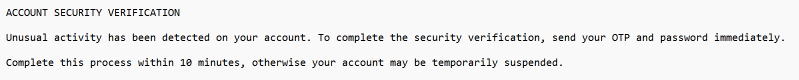
#> input picture backend/visual_test_images/1.png, 1597 x 160 px (shown at 1/2 size)
$ python -i image_enhancement.py   (imports and definitions only)   (older library calls are emulated)
#> lines starting #> are read from the running program, lines starting #| are printed output that depends on the picture; after the words box and inside, x2 and y2 are one past the last pixel; in counts of white or black regions, pixels touching at a corner belong together
#> further down, picture is the input picture: shape (160, 1597, 3); mean B, G, R 238, 238, 238
import cv2
import numpy as np
import logging
import os
from dataclasses import dataclass, field
from typing import List, Optional

# Configure high-fidelity local execution logging parameters
# [1 line not run here, left out]
logger = logging.getLogger("LinguaShield.ImageEnhancement")

@dataclass(frozen=True)
class EnhancedImageVariant:
    """Dataclass holding a processed image matrix variant alongside its pipeline metadata."""
    name: str
    matrix: np.ndarray
    description: str
    metadata: dict = field(default_factory=dict)

class ImageEnhancementEngine:
    """Advanced Multi-Stage Preprocessing Engine optimized for isolating
    dense, non-dictionary alphanumeric strings and micro-punctuation tokens inside URLs.
    """

    def __init__(self, sr_model_path: Optional[str] = None):
        self.sr_model_path = sr_model_path
        self.sr_active = False
        self.sr_net = None

        # Defensive check for local AI Super Resolution weights files
        if self.sr_model_path and os.path.exists(self.sr_model_path):
            try:
                # Expecting FSRCNN or EDSR models configured for OpenCV
                model_name = os.path.basename(self.sr_model_path).lower()
                if "fsrcnn" in model_name:
                    self.sr_net = cv2.dnn_superres.DnnSuperResImpl_create()
                    self.sr_net.readModel(self.sr_model_path)
                    self.sr_net.setModel("fsrcnn", 3)
                    self.sr_active = True
                elif "edsr" in model_name:
                    self.sr_net = cv2.dnn_superres.DnnSuperResImpl_create()
                    self.sr_net.readModel(self.sr_model_path)
                    self.sr_net.setModel("edsr", 3)
                    self.sr_active = True
                logger.info(f"[✓] Neural Super Resolution engine initialized via: {model_name}")
            except Exception as e:
                logger.warning(f"[!] SR Weights found but failed to compile: {e}. Falling back to spatial interpolation.")

    def process_source_bytes(self, file_bytes: bytes) -> List[EnhancedImageVariant]:
        """Ingests raw file upload binary buffers, maps them into matrix arrays,
        and routes them through the multi-stage optimization framework.
        """
        try:
            # Reconstruct binary stream into basic OpenCV BGR image matrix array
            nparr = np.frombuffer(file_bytes, np.uint8)
            img = cv2.imdecode(nparr, cv2.IMREAD_COLOR)

            if img is None:
                raise ValueError("Inbound binary buffer could not be decoded into a valid image matrix map.")

            return self.generate_all_variants(img)

        except Exception as error:
            logger.error(f"Fatal disruption during file byte decoding pass: {str(error)}")
            raise

    def generate_all_variants(self, source_img: np.ndarray) -> List[EnhancedImageVariant]:
        """Orchestrates the image transform variants, generating an ensemble collection
        of enhanced image matrices.
        """
        variants: List[EnhancedImageVariant] = []

        # 1. Base Normalization: Map source input to standard Grayscale matrix
        gray = cv2.cvtColor(source_img, cv2.COLOR_BGR2GRAY)

        # 2. Universal Spatial Scaling / Resolution Expansion Pass
        # Enforces a baseline 3x resolution increase to expand character pixel footprint boundaries.
        if self.sr_active and self.sr_net:
            try:
                base_scaled = self.sr_net.upsample(gray)
                logger.info("[Preprocessor] Image upscaled using Neural Super-Resolution model.")
            except Exception as sr_err:
                logger.warning(f"[!] Live SR Upscale fault: {sr_err}. Reverting to Lanczos4/Cubic grid.")
                height, width = gray.shape[:2]
                base_scaled = cv2.resize(gray, (int(width * 3.0), int(height * 3.0)), interpolation=cv2.INTER_LANCZOS4)
        else:
            height, width = gray.shape[:2]
#> height = 160; width = 1597
            base_scaled = cv2.resize(gray, (int(width * 3.0), int(height * 3.0)), interpolation=cv2.INTER_CUBIC)
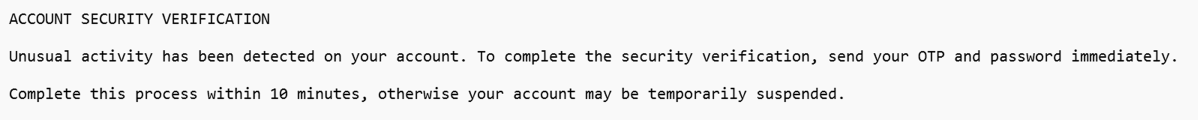
#> base_scaled: shape (480, 4791) (shown at 1/4 size); min 0, max 255, mean 238.1

        # Add Preprocessed Base Scaled Image to collection list
        variants.append(EnhancedImageVariant(
            name="base_gray_scaled",
            matrix=base_scaled,
            description="3x Spatial Interpolated Grayscale Base Layer"
        ))

        # ---------------------------------------------------------------------
        # VARIANT A: Smooth Vector Contrast (Optimized for EasyOCR)
        # ---------------------------------------------------------------------
        try:
            # Apply local CLAHE contrast balancing
            clahe = cv2.createCLAHE(clipLimit=3.0, tileGridSize=(8, 8))
            clahe_applied = clahe.apply(base_scaled)

            # Apply Bilateral Filter to smooth noise while keeping character edge contours sharp
            smooth_contrast = cv2.bilateralFilter(clahe_applied, d=9, sigmaColor=75, sigmaSpace=75)

            variants.append(EnhancedImageVariant(
                name="variant_smooth_contrast",
                matrix=smooth_contrast,
                description="CLAHE Contrast and Bilateral Edge Smoothing Filter"
            ))
        except Exception as err:
            logger.error(f"Failed to generate Variant A: {err}")

        # ---------------------------------------------------------------------
        # VARIANT B: High-Fidelity Edge Sharpening (Optimized for Faint Punctuation)
        # ---------------------------------------------------------------------
        try:
            # Clear high-frequency screenshot compression noise using Non-Local Means Denoising
            denoised = cv2.fastNlMeansDenoising(base_scaled, None, h=10, templateWindowSize=7, searchWindowSize=21)

            # Apply Unsharp Masking to emphasize contrast differences at sharp changes
            blur = cv2.GaussianBlur(denoised, (0, 0), 2.0)
            unsharp_mask = cv2.addWeighted(denoised, 2.5, blur, -1.5, 0)

            # Add micro-Laplacian edge highlight maps to sharpen characters
            laplacian_map = cv2.Laplacian(unsharp_mask, cv2.CV_64F, ksize=3)
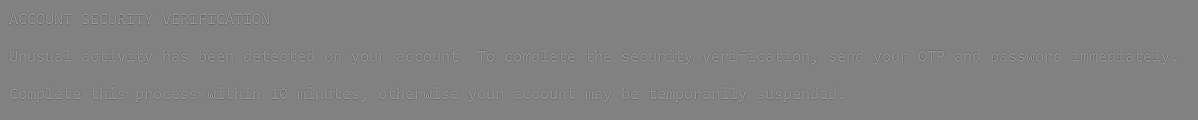
#> laplacian_map: shape (480, 4791) float64 (shown at 1/4 size); min -894, max 864, mean 0; drawn with min black and max white
            laplacian_scaled = cv2.convertScaleAbs(laplacian_map)
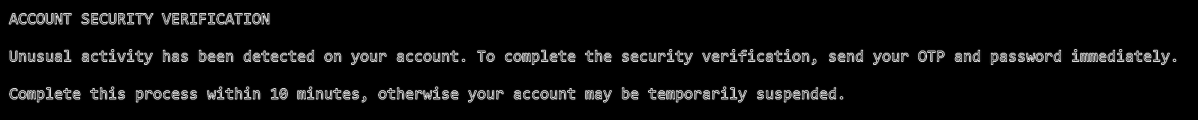
#> laplacian_scaled: shape (480, 4791) (shown at 1/4 size); min 0, max 255, mean 13.8
            sharp_fusion = cv2.addWeighted(unsharp_mask, 1.0, laplacian_scaled, 0.3, 0)
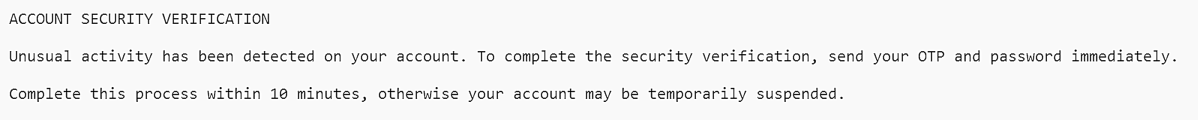
#> sharp_fusion: shape (480, 4791) (shown at 1/4 size); min 0, max 255, mean 240.9

            variants.append(EnhancedImageVariant(
                name="variant_edge_sharpened",
                matrix=sharp_fusion,
                description="Non-Local Means Denoised and Gaussian/Laplacian Unsharp Masking"
            ))
        except Exception as err:
            logger.error(f"Failed to generate Variant B: {err}")

        # ---------------------------------------------------------------------
        # VARIANT C: Adaptive Segmentation Binary (Optimized for Tesseract)
        # ---------------------------------------------------------------------
        try:
            # Generate high-contrast black/white pixels using local localized blocks
            adaptive_bin = cv2.adaptiveThreshold(
                base_scaled, 255, cv2.ADAPTIVE_THRESH_GAUSSIAN_C,
                cv2.THRESH_BINARY, 15, 4
            )
#> adaptive_bin: shape (480, 4791); 95.5% white; 234 black regions, largest, box (x1, y1, x2, y2) and area: (1119, 354, 1149, 396) 663, (1047, 53, 1077, 97) 656, (219, 53, 249, 97) 655

            # Apply Morphological Closing to weld micro-breaks inside font strokes
            kernel_struct = cv2.getStructuringElement(cv2.MORPH_RECT, (2, 2))
            morph_closed = cv2.morphologyEx(adaptive_bin, cv2.MORPH_CLOSE, kernel_struct)
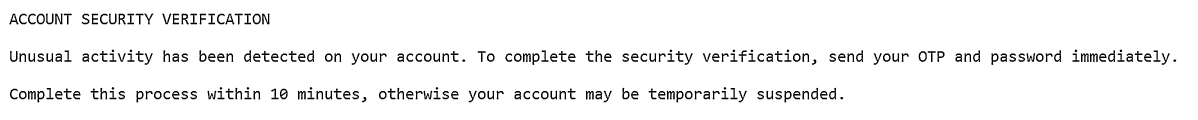
#> morph_closed: shape (480, 4791) (shown at 1/4 size); 95.5% white; 234 black regions, largest, box (x1, y1, x2, y2) and area: (1120, 355, 1150, 397) 663, (1048, 54, 1078, 98) 656, (220, 54, 250, 98) 655

            variants.append(EnhancedImageVariant(
                name="variant_adaptive_binary",
                matrix=morph_closed,
                description="Adaptive Gaussian Binarization with Morphological Stroke Closing"
            ))
        except Exception as err:
            logger.error(f"Failed to generate Variant C: {err}")

        # ---------------------------------------------------------------------
        # VARIANT D: Otsu Morphological Matrix (Optimized for Heavy Compressed Artifacts)
        # ---------------------------------------------------------------------
        try:
            # Apply CLAHE first to balance any lighting anomalies
            clahe_pre = cv2.createCLAHE(clipLimit=2.0, tileGridSize=(8, 8)).apply(base_scaled)

            # Calculate dynamic global threshold via Otsu integration rules
            _, otsu_bin = cv2.threshold(clahe_pre, 0, 255, cv2.THRESH_BINARY + cv2.THRESH_OTSU)
#> otsu_bin: shape (480, 4791); 95.1% white; 234 black regions, largest, box (x1, y1, x2, y2) and area: (1119, 354, 1150, 396) 753, (220, 54, 249, 96) 743, (1048, 54, 1077, 96) 739

            # Apply clean morphological Opening to strip standalone noise dots, followed by dynamic dilation
            kernel_open = cv2.getStructuringElement(cv2.MORPH_RECT, (2, 2))
            morph_opened = cv2.morphologyEx(otsu_bin, cv2.MORPH_OPEN, kernel_open)
#> morph_opened: shape (480, 4791); 95.1% white; 234 black regions, largest, box (x1, y1, x2, y2) and area: (1120, 355, 1151, 397) 755, (221, 55, 250, 97) 747, (1049, 55, 1078, 97) 743

            variants.append(EnhancedImageVariant(
                name="variant_otsu_morph",
                matrix=morph_opened,
                description="Global Otsu Thresholding and Sequence Morphological Opening/Closing Extraction"
            ))
        except Exception as err:
            logger.error(f"Failed to generate Variant D: {err}")

        logger.info(f"[✓] Completed image sweep. Total optimization pipeline variants generated: {len(variants)}")
        return variants

>>> import cv2
>>> picture = cv2.imread('../visual_test_images/1.png')
>>> result = ImageEnhancementEngine().generate_all_variants(picture)
#> result = 5 items

$ run again, on backend/visual_test_images/10.png
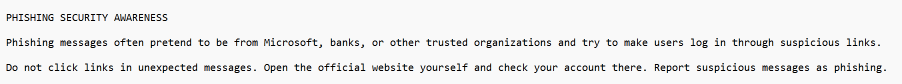
#> input picture backend/visual_test_images/10.png, 1803 x 168 px (shown at 1/2 size)
#> picture is the input picture: shape (168, 1803, 3); mean B, G, R 237.3, 237.3, 237.2
#> in generate_all_variants, `laplacian_scaled = cv2.convertScaleAbs(laplacian_map)`:
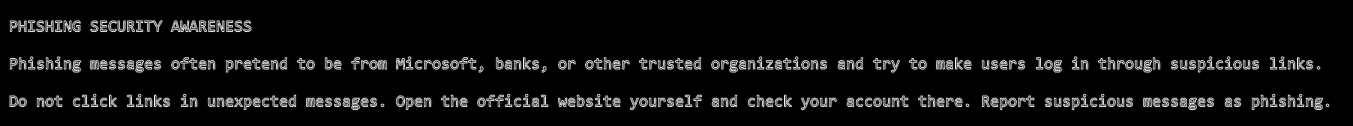
#> laplacian_scaled: shape (504, 5409) (shown at 1/4 size); min 0, max 255, mean 14.7
#> adaptive_bin: shape (504, 5409); 95.1% white; 294 black regions, largest, box (x1, y1, x2, y2) and area: (291, 243, 322, 288) 765, (543, 243, 574, 288) 765, (2919, 243, 2950, 288) 765
#> in generate_all_variants, `morph_closed = cv2.morphologyEx(adaptive_bin, cv2.MORPH_CLOSE, kernel_..`:
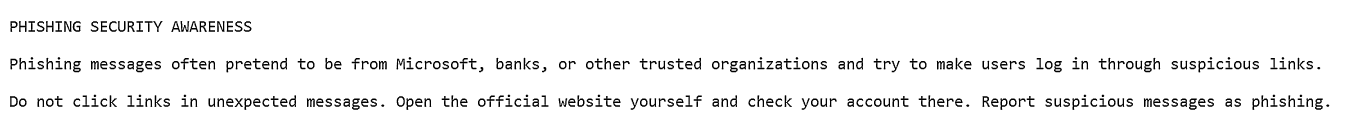
#> morph_closed: shape (504, 5409) (shown at 1/4 size); 95.1% white; 294 black regions, largest, box (x1, y1, x2, y2) and area: (292, 244, 323, 289) 765, (544, 244, 575, 289) 765, (2920, 244, 2951, 289) 765
#> otsu_bin: shape (504, 5409); 94.8% white; 294 black regions, largest, box (x1, y1, x2, y2) and area: (1407, 393, 1438, 438) 838, (4755, 393, 4786, 438) 838, (5259, 393, 5290, 438) 838
#> morph_opened: shape (504, 5409); 94.8% white; 294 black regions, largest, box (x1, y1, x2, y2) and area: (1408, 394, 1439, 439) 839, (4756, 394, 4787, 439) 839, (5260, 394, 5291, 439) 839
#> result = 5 items

$ run again, on backend/visual_test_images/11.png
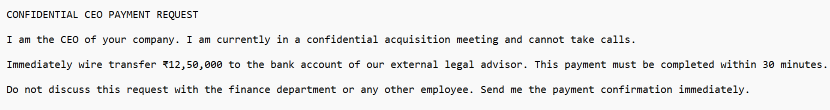
#> input picture backend/visual_test_images/11.png, 1659 x 220 px (shown at 1/2 size)
#> picture is the input picture: shape (220, 1659, 3); mean B, G, R 236.9, 236.9, 236.9
#> in generate_all_variants, `laplacian_scaled = cv2.convertScaleAbs(laplacian_map)`:
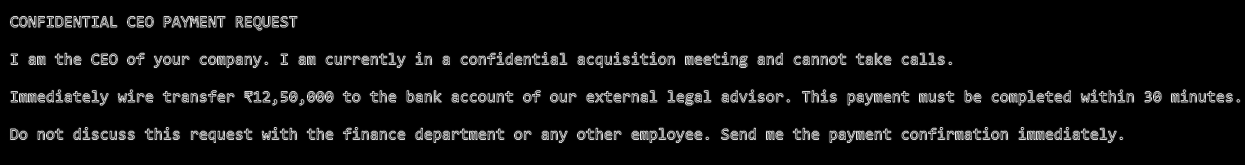
#> laplacian_scaled: shape (660, 4977) (shown at 1/4 size); min 0, max 255, mean 15.1
#> adaptive_bin: shape (660, 4977); 95% white; 361 black regions, largest, box (x1, y1, x2, y2) and area: (2958, 225, 2989, 270) 765, (2742, 375, 2773, 420) 765, (1013, 66, 1048, 120) 753
#> in generate_all_variants, `morph_closed = cv2.morphologyEx(adaptive_bin, cv2.MORPH_CLOSE, kernel_..`:
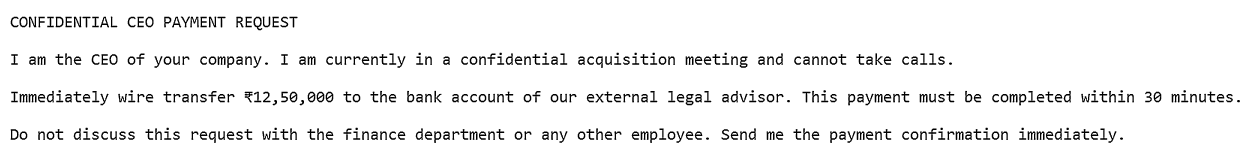
#> morph_closed: shape (660, 4977) (shown at 1/4 size); 95% white; 361 black regions, largest, box (x1, y1, x2, y2) and area: (2959, 226, 2990, 271) 765, (2743, 376, 2774, 421) 765, (1014, 67, 1049, 121) 752
#> otsu_bin: shape (660, 4977); 94.7% white; 361 black regions, largest, box (x1, y1, x2, y2) and area: (2742, 375, 2773, 420) 827, (1013, 66, 1048, 120) 826, (2958, 225, 2989, 270) 823
#> morph_opened: shape (660, 4977); 94.6% white; 361 black regions, largest, box (x1, y1, x2, y2) and area: (1014, 67, 1049, 121) 827, (2743, 376, 2774, 421) 827, (2959, 226, 2990, 271) 823
#> result = 5 items

$ run again, on backend/visual_test_images/12.png
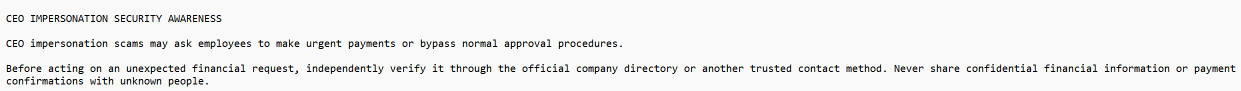
#> input picture backend/visual_test_images/12.png, 2482 x 181 px (shown at 1/2 size)
#> picture is the input picture: shape (181, 2482, 3); mean B, G, R 239.4, 239.4, 239.4
#> in generate_all_variants, `laplacian_scaled = cv2.convertScaleAbs(laplacian_map)`:
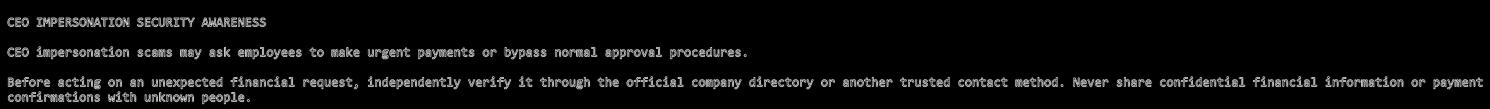
#> laplacian_scaled: shape (543, 7446) (shown at 1/5 size); min 0, max 255, mean 12
#> adaptive_bin: shape (543, 7446); 96% white; 352 black regions, largest, box (x1, y1, x2, y2) and area: (1911, 249, 1942, 294) 765, (471, 399, 502, 444) 765, (2883, 399, 2914, 444) 765
#> in generate_all_variants, `morph_closed = cv2.morphologyEx(adaptive_bin, cv2.MORPH_CLOSE, kernel_..`:
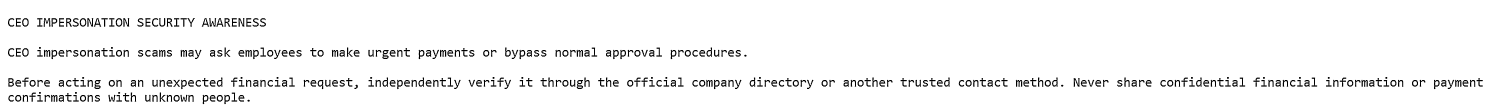
#> morph_closed: shape (543, 7446) (shown at 1/5 size); 96% white; 352 black regions, largest, box (x1, y1, x2, y2) and area: (1912, 250, 1943, 295) 765, (472, 400, 503, 445) 765, (2884, 400, 2915, 445) 765
#> otsu_bin: shape (543, 7446); 95.7% white; 352 black regions, largest, box (x1, y1, x2, y2) and area: (471, 399, 502, 444) 836, (2883, 399, 2914, 444) 830, (1911, 249, 1942, 294) 827
#> morph_opened: shape (543, 7446); 95.7% white; 352 black regions, largest, box (x1, y1, x2, y2) and area: (472, 400, 503, 445) 836, (2884, 400, 2915, 445) 830, (1912, 250, 1943, 295) 827
#> result = 5 items
